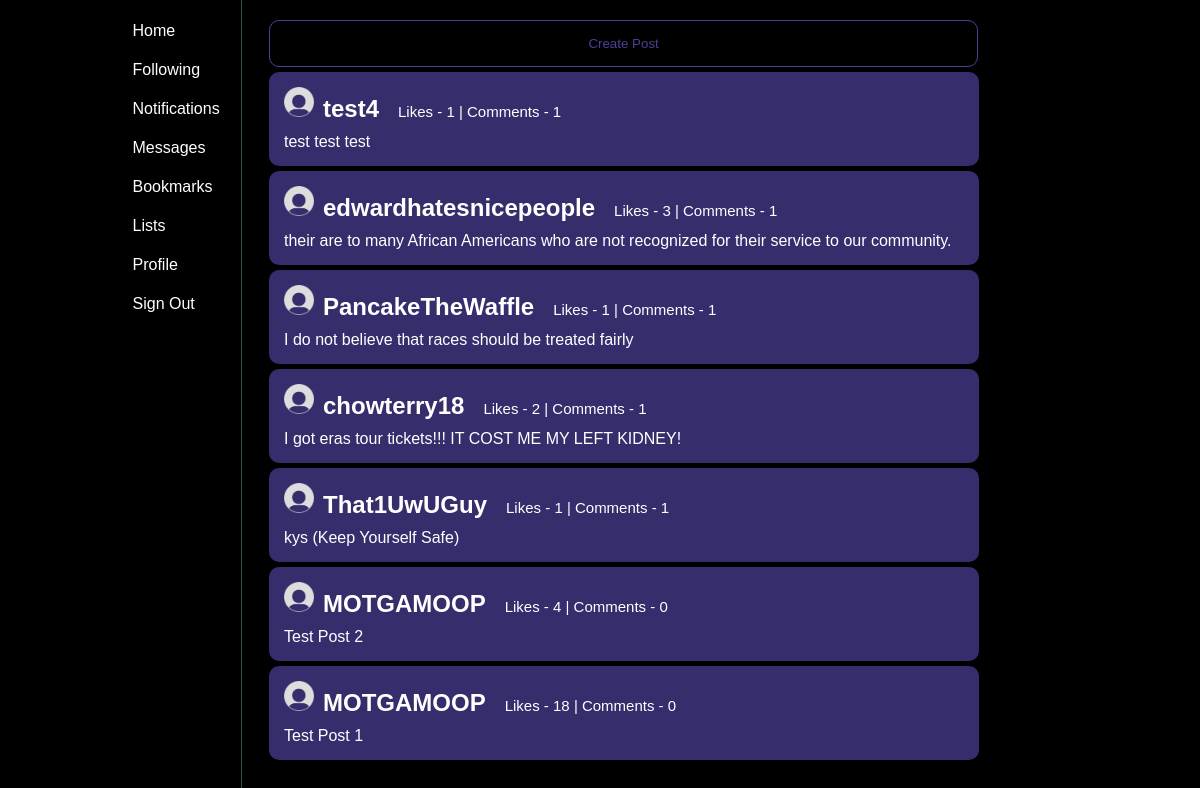
Screenshot of /twitter/ (signed in) with the database file from the repository.
### twitter/models.py (models this page shows, shortened)
class Post(models.Model):
    text = models.CharField(max_length=200)
    pub_date = models.DateTimeField("date published")
    user = models.ForeignKey(User2, on_delete=models.PROTECT)
    likes = models.IntegerField(default = 0)
    likedBy = models.ManyToManyField(User2, related_name="post_like")
    commentsCount = models.IntegerField(default = 0)

class User2(models.Model): #don't delete follows or user2s manually, because you have to delete the user follow and user2 all in one or itll break
    username = models.CharField(max_length = 200)
    password = models.CharField(max_length = 200, default = "password")
    profile_picture = models.ImageField(upload_to = "media/twitter/", default = "static/twitter/default.png")
    following = models.ManyToManyField(FollowObj, related_name="follow_account")
    def __str__(self):
        return self.username

### twitter/views.py (the view)
# urls.py: path("", views.HomeView, name = "home"),
def HomeView(request):
    if(request.user.is_authenticated == False):
        return redirect('login')
    else:
        post_list = Post.objects.order_by("-pub_date")[:50]
        context = {"post_list": post_list}
        return render(request, "twitter/home.html", context)

### twitter/templates/twitter/home.html (shortened to what this page needs)
<!DOCTYPE html>
<html>
    <head>
        {% load static %}
        <link rel = "stylesheet" href = "{% static 'twitter/css/home.css' %}">
    </head>
    <body>
        <div class = "sidebar">
            <div class = "sidegrid">
                <a href = "{% url 'home' %}"> Home </a>
                <a href = "#"> Following </a>
                <a href = "#"> Notifications </a>
                <a href = "#"> Messages </a>
                <a href = "#"> Bookmarks </a>
                <a href = "#"> Lists </a>
                <a href = "/twitter/user/{{user.username}}"> Profile </a>
                <a href = "{% url 'signout' %}"> Sign Out </a>
            </div>
        </div>
        <div class = "postbox">
            <button onclick = "popup()" class = "postbutton pointer">Create Post</button>
            {% if post_list %}
                {% for post in post_list %}
                    <div class = "post">
                        {% load static %}
                        <img src = "{% static 'twitter/images/default.png' %}", width = 30px, height = 30px/>
                        <a href = "{% url 'profile' username=post.user %}"><h2>{{post.user}}</h2></a>
                        <p class = "poststats">Likes - {{post.likes}} | Comments - {{post.commentsCount}}</p> <br>
                        <a href = "{% url 'post' pk=post.pk%}">
                            <span>{{post.text}}</span>
                        </a>
                    </div>
                {% endfor %}
            {% else %}
                <p>No Posts Currently</p>
            {% endif %}
        </div>
    </body>
</html>

### twitter/static/twitter/css/home.css (style rules this page uses)
.postbutton { display:block; width:98.5%; border: solid 1px; border-radius: 10px; border-color:rgb(76, 65, 151); color: rgb(76, 65, 151); padding:15px; background-color:transparent; margin:5px; }
.pointer { cursor:pointer; }
body { background-color:black; }
p { color:white; font-family:'Courier New', Courier, monospace; }
.sidegrid { position:relative; display:grid; grid-template-columns: 50%; justify-content:right; }
.sidebar { position: fixed; width: 20%; height:100%; padding:0.5px; background-color:black; border-right:1px solid; border-color:darkslategray; padding-top:10px; }
.sidebar a { display:block; position:relative; border-radius: 10px; height:15px; margin:2px; margin-right:5px; padding:10px; border:none; background-color:black; color:white; font-family:'Trebuchet MS', 'Lucida Sans Unicode', 'Lucida Grande', 'Lucida Sans', Arial, sans-serif; }
.postbox { width:60%; border-right: 1px solid; margin-left:22%; padding-top:15px; }
.post { border-radius: 10px; padding:15px; margin:5px; color:white; background-color:rgb(54, 46, 108); }
.poststats { font-size:15px; font-family:'Trebuchet MS', 'Lucida Sans Unicode', 'Lucida Grande', 'Lucida Sans', Arial, sans-serif; color:white; display:inline; margin-left:15px; }
.post h2 { font-family:'Trebuchet MS', 'Lucida Sans Unicode', 'Lucida Grande', 'Lucida Sans', Arial, sans-serif; display:inline; margin-left:5px; }
.post span { font-family:'Trebuchet MS', 'Lucida Sans Unicode', 'Lucida Grande', 'Lucida Sans', Arial, sans-serif; margin-top:10px; display:block; }
* { margin: 0; padding: 0; }
a { text-decoration:none; color:white; }

### rows the page displays
Post: user "test4", likes "1", commentsCount "1", text "test test test"
Post: user "edwardhatesnicepeople", likes "3", commentsCount "1", text "their are to many African Americans who are not recognized for their service to our community."
Post: user "PancakeTheWaffle", likes "1", commentsCount "1", text "I do not believe that races should be treated fairly"
Post: user "chowterry18", likes "2", commentsCount "1", text "I got eras tour tickets!!! IT COST ME MY LEFT KIDNEY!"
Post: user "That1UwUGuy", likes "1", commentsCount "1", text "kys (Keep Yourself Safe)"
Post: user "MOTGAMOOP", likes "4", commentsCount "0", text "Test Post 2"
Post: user "MOTGAMOOP", likes "18", commentsCount "0", text "Test Post 1"
